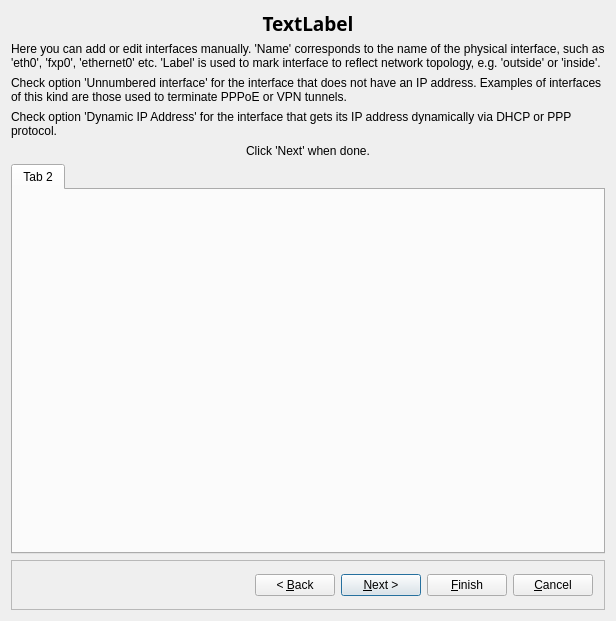
<?xml version="1.0" encoding="UTF-8"?>
<ui version="4.0">
 <class>newHostDialog_q</class>
 <widget class="QDialog" name="newHostDialog_q">
  <property name="windowModality">
   <enum>Qt::WindowModal</enum>
  </property>
  <property name="geometry">
   <rect>
    <x>0</x>
    <y>0</y>
    <width>616</width>
    <height>621</height>
   </rect>
  </property>
  <property name="windowTitle">
   <string>Creating new host object</string>
  </property>
  <property name="windowIcon">
   <iconset resource="MainRes.qrc">
    <normaloff>:/Icons/Host/icon-tree</normaloff>:/Icons/Host/icon-tree</iconset>
  </property>
  <layout class="QGridLayout" name="gridLayout_2">
   <item row="0" column="0">
    <widget class="QLabel" name="titleLabel">
     <property name="sizePolicy">
      <sizepolicy hsizetype="MinimumExpanding" vsizetype="Fixed">
       <horstretch>0</horstretch>
       <verstretch>0</verstretch>
      </sizepolicy>
     </property>
     <property name="minimumSize">
      <size>
       <width>0</width>
       <height>25</height>
      </size>
     </property>
     <property name="font">
      <font>
       <family>Sans Serif</family>
       <pointsize>14</pointsize>
       <weight>75</weight>
       <italic>false</italic>
       <bold>true</bold>
      </font>
     </property>
     <property name="text">
      <string>TextLabel</string>
     </property>
     <property name="alignment">
      <set>Qt::AlignCenter</set>
     </property>
    </widget>
   </item>
   <item row="1" column="0">
    <widget class="QStackedWidget" name="stackedWidget">
     <property name="sizePolicy">
      <sizepolicy hsizetype="Preferred" vsizetype="Preferred">
       <horstretch>0</horstretch>
       <verstretch>0</verstretch>
      </sizepolicy>
     </property>
     <property name="minimumSize">
      <size>
       <width>500</width>
       <height>450</height>
      </size>
     </property>
     <property name="currentIndex">
      <number>2</number>
     </property>
     <widget class="QWidget" name="page0">
      <layout class="QGridLayout" name="gridLayout_4">
       <item row="0" column="0" colspan="2">
        <widget class="QLabel" name="label">
         <property name="text">
          <string>The Host object in Firewall Builder is designed to represent real hosts in the network: workstations, servers, and any other network node with one or several addresses. Host object is useful when it has more than one IP address because then you can just use it in any rule and have Firewall Builder generate firewall configuration to match all of its addresses. If the host object you are going to create has just one IP address, you may want to consider an Address object instead which is simpler. </string>
         </property>
         <property name="wordWrap">
          <bool>true</bool>
         </property>
        </widget>
       </item>
       <item row="1" column="1">
        <spacer name="verticalSpacer_2">
         <property name="orientation">
          <enum>Qt::Vertical</enum>
         </property>
         <property name="sizeType">
          <enum>QSizePolicy::Fixed</enum>
         </property>
         <property name="sizeHint" stdset="0">
          <size>
           <width>20</width>
           <height>40</height>
          </size>
         </property>
        </spacer>
       </item>
       <item row="2" column="0">
        <widget class="QLabel" name="label631">
         <property name="text">
          <string>Name of the new host object:</string>
         </property>
         <property name="alignment">
          <set>Qt::AlignRight|Qt::AlignTrailing|Qt::AlignVCenter</set>
         </property>
         <property name="wordWrap">
          <bool>false</bool>
         </property>
        </widget>
       </item>
       <item row="2" column="1">
        <widget class="QLineEdit" name="obj_name"/>
       </item>
       <item row="3" column="0" colspan="2">
        <widget class="Line" name="line1">
         <property name="sizePolicy">
          <sizepolicy hsizetype="Minimum" vsizetype="Fixed">
           <horstretch>0</horstretch>
           <verstretch>0</verstretch>
          </sizepolicy>
         </property>
         <property name="minimumSize">
          <size>
           <width>0</width>
           <height>20</height>
          </size>
         </property>
         <property name="frameShape">
          <enum>QFrame::HLine</enum>
         </property>
         <property name="frameShadow">
          <enum>QFrame::Sunken</enum>
         </property>
         <property name="orientation">
          <enum>Qt::Horizontal</enum>
         </property>
        </widget>
       </item>
       <item row="4" column="0" colspan="2">
        <widget class="QCheckBox" name="useTemplate">
         <property name="text">
          <string>Use preconfigured template host objects</string>
         </property>
        </widget>
       </item>
       <item row="5" column="0" colspan="2">
        <widget class="QFrame" name="templateFrame">
         <property name="frameShape">
          <enum>QFrame::NoFrame</enum>
         </property>
         <property name="frameShadow">
          <enum>QFrame::Raised</enum>
         </property>
         <layout class="QGridLayout" name="gridLayout">
          <item row="0" column="0">
           <widget class="QLabel" name="templateFilePathLabel">
            <property name="text">
             <string>Using template library file:</string>
            </property>
           </widget>
          </item>
          <item row="1" column="0">
           <widget class="QLineEdit" name="templateFilePath">
            <property name="minimumSize">
             <size>
              <width>400</width>
              <height>0</height>
             </size>
            </property>
           </widget>
          </item>
          <item row="2" column="0">
           <layout class="QHBoxLayout" name="horizontalLayout">
            <item>
             <widget class="QPushButton" name="templateUseCustom">
              <property name="text">
               <string>Select custom template library file</string>
              </property>
             </widget>
            </item>
            <item>
             <widget class="QPushButton" name="templateUseStandard">
              <property name="text">
               <string>Use standard template library</string>
              </property>
             </widget>
            </item>
            <item>
             <spacer name="horizontalSpacer">
              <property name="orientation">
               <enum>Qt::Horizontal</enum>
              </property>
              <property name="sizeHint" stdset="0">
               <size>
                <width>20</width>
                <height>20</height>
               </size>
              </property>
             </spacer>
            </item>
           </layout>
          </item>
         </layout>
        </widget>
       </item>
       <item row="6" column="1">
        <spacer name="verticalSpacer">
         <property name="orientation">
          <enum>Qt::Vertical</enum>
         </property>
         <property name="sizeHint" stdset="0">
          <size>
           <width>20</width>
           <height>269</height>
          </size>
         </property>
        </spacer>
       </item>
      </layout>
     </widget>
     <widget class="QWidget" name="page1">
      <layout class="QGridLayout">
       <property name="margin">
        <number>0</number>
       </property>
       <item row="0" column="0">
        <widget class="QLabel" name="label662">
         <property name="text">
          <string>Next step is to add interfaces to the new host. There are two ways to do it: using SNMP query or manually. Adding them using SNMP query is fast and automatic, but is only possible if the host runs SNMP agent and you know SNMP community string 'read'.</string>
         </property>
         <property name="alignment">
          <set>Qt::AlignLeading|Qt::AlignLeft|Qt::AlignVCenter</set>
         </property>
         <property name="wordWrap">
          <bool>true</bool>
         </property>
        </widget>
       </item>
       <item row="1" column="0">
        <spacer>
         <property name="orientation">
          <enum>Qt::Vertical</enum>
         </property>
         <property name="sizeType">
          <enum>QSizePolicy::Fixed</enum>
         </property>
         <property name="sizeHint" stdset="0">
          <size>
           <width>20</width>
           <height>20</height>
          </size>
         </property>
        </spacer>
       </item>
       <item row="2" column="0">
        <widget class="QGroupBox" name="buttonGroup1">
         <property name="title">
          <string/>
         </property>
         <layout class="QGridLayout">
          <property name="margin">
           <number>0</number>
          </property>
          <item row="0" column="0">
           <widget class="QRadioButton" name="use_manual">
            <property name="text">
             <string>Configure interfaces manually</string>
            </property>
            <property name="checked">
             <bool>true</bool>
            </property>
           </widget>
          </item>
          <item row="1" column="0">
           <widget class="QRadioButton" name="use_snmp">
            <property name="text">
             <string>Use SNMP to discover interfaces of the host</string>
            </property>
           </widget>
          </item>
         </layout>
        </widget>
       </item>
       <item row="3" column="0">
        <layout class="QGridLayout">
         <item row="1" column="4">
          <spacer>
           <property name="orientation">
            <enum>Qt::Horizontal</enum>
           </property>
           <property name="sizeType">
            <enum>QSizePolicy::Expanding</enum>
           </property>
           <property name="sizeHint" stdset="0">
            <size>
             <width>40</width>
             <height>20</height>
            </size>
           </property>
          </spacer>
         </item>
         <item row="1" column="1" colspan="3">
          <widget class="QPushButton" name="snmpQuery">
           <property name="text">
            <string>Discover Interfaces using SNMP</string>
           </property>
          </widget>
         </item>
         <item row="0" column="0" colspan="2">
          <widget class="QLabel" name="label665">
           <property name="text">
            <string>SNMP 'read' community string:</string>
           </property>
           <property name="alignment">
            <set>Qt::AlignCenter</set>
           </property>
           <property name="wordWrap">
            <bool>false</bool>
           </property>
          </widget>
         </item>
         <item row="0" column="3" colspan="2">
          <spacer>
           <property name="orientation">
            <enum>Qt::Horizontal</enum>
           </property>
           <property name="sizeType">
            <enum>QSizePolicy::Expanding</enum>
           </property>
           <property name="sizeHint" stdset="0">
            <size>
             <width>140</width>
             <height>20</height>
            </size>
           </property>
          </spacer>
         </item>
         <item row="1" column="0">
          <spacer>
           <property name="orientation">
            <enum>Qt::Horizontal</enum>
           </property>
           <property name="sizeType">
            <enum>QSizePolicy::Expanding</enum>
           </property>
           <property name="sizeHint" stdset="0">
            <size>
             <width>40</width>
             <height>20</height>
            </size>
           </property>
          </spacer>
         </item>
         <item row="0" column="2">
          <widget class="QLineEdit" name="snmp_community"/>
         </item>
         <item row="2" column="0" colspan="5">
          <widget class="QTextBrowser" name="snmpProgress"/>
         </item>
        </layout>
       </item>
      </layout>
     </widget>
     <widget class="QWidget" name="page2">
      <layout class="QGridLayout">
       <property name="margin">
        <number>0</number>
       </property>
       <item row="0" column="0">
        <widget class="QLabel" name="label632">
         <property name="sizePolicy">
          <sizepolicy hsizetype="Preferred" vsizetype="Fixed">
           <horstretch>0</horstretch>
           <verstretch>0</verstretch>
          </sizepolicy>
         </property>
         <property name="text">
          <string>Here you can add or edit interfaces manually. 'Name' corresponds to the name of the physical interface, such as 'eth0', 'fxp0', 'ethernet0' etc. 'Label' is used to mark interface to reflect network topology, e.g. 'outside' or 'inside'.</string>
         </property>
         <property name="alignment">
          <set>Qt::AlignLeading|Qt::AlignLeft|Qt::AlignVCenter</set>
         </property>
         <property name="wordWrap">
          <bool>true</bool>
         </property>
        </widget>
       </item>
       <item row="1" column="0">
        <widget class="QLabel" name="label660">
         <property name="sizePolicy">
          <sizepolicy hsizetype="Preferred" vsizetype="Fixed">
           <horstretch>0</horstretch>
           <verstretch>0</verstretch>
          </sizepolicy>
         </property>
         <property name="text">
          <string>Check option 'Unnumbered interface' for the interface that does not have an IP address. Examples of interfaces of this kind are those used to terminate PPPoE or VPN tunnels.</string>
         </property>
         <property name="alignment">
          <set>Qt::AlignLeading|Qt::AlignLeft|Qt::AlignVCenter</set>
         </property>
         <property name="wordWrap">
          <bool>true</bool>
         </property>
        </widget>
       </item>
       <item row="2" column="0">
        <widget class="QLabel" name="label661">
         <property name="sizePolicy">
          <sizepolicy hsizetype="Preferred" vsizetype="Fixed">
           <horstretch>0</horstretch>
           <verstretch>0</verstretch>
          </sizepolicy>
         </property>
         <property name="text">
          <string>Check option 'Dynamic IP Address' for the interface that gets its IP address dynamically via DHCP or PPP protocol.</string>
         </property>
         <property name="alignment">
          <set>Qt::AlignLeading|Qt::AlignLeft|Qt::AlignVCenter</set>
         </property>
         <property name="wordWrap">
          <bool>true</bool>
         </property>
        </widget>
       </item>
       <item row="3" column="0">
        <widget class="QLabel" name="label658">
         <property name="text">
          <string>Click 'Next' when done.</string>
         </property>
         <property name="alignment">
          <set>Qt::AlignCenter</set>
         </property>
         <property name="wordWrap">
          <bool>false</bool>
         </property>
        </widget>
       </item>
       <item row="4" column="0">
        <widget class="InterfacesTabWidget" name="interfaceEditor">
         <widget class="QWidget" name="tab_2">
          <attribute name="title">
           <string>Tab 2</string>
          </attribute>
         </widget>
        </widget>
       </item>
      </layout>
     </widget>
     <widget class="QWidget" name="page3">
      <layout class="QGridLayout">
       <property name="margin">
        <number>0</number>
       </property>
       <item row="1" column="1">
        <widget class="QFrame" name="frame5">
         <property name="sizePolicy">
          <sizepolicy hsizetype="Fixed" vsizetype="Fixed">
           <horstretch>0</horstretch>
           <verstretch>0</verstretch>
          </sizepolicy>
         </property>
         <property name="minimumSize">
          <size>
           <width>280</width>
           <height>210</height>
          </size>
         </property>
         <property name="frameShape">
          <enum>QFrame::StyledPanel</enum>
         </property>
         <property name="frameShadow">
          <enum>QFrame::Sunken</enum>
         </property>
         <widget class="Line" name="intfDMZLine">
          <property name="geometry">
           <rect>
            <x>79</x>
            <y>77</y>
            <width>20</width>
            <height>52</height>
           </rect>
          </property>
          <property name="sizePolicy">
           <sizepolicy hsizetype="Minimum" vsizetype="Fixed">
            <horstretch>0</horstretch>
            <verstretch>0</verstretch>
           </sizepolicy>
          </property>
          <property name="minimumSize">
           <size>
            <width>20</width>
            <height>20</height>
           </size>
          </property>
          <property name="frameShape">
           <enum>QFrame::HLine</enum>
          </property>
          <property name="frameShadow">
           <enum>QFrame::Sunken</enum>
          </property>
          <property name="orientation">
           <enum>Qt::Horizontal</enum>
          </property>
         </widget>
         <widget class="Line" name="intfInsideLine">
          <property name="geometry">
           <rect>
            <x>38</x>
            <y>148</y>
            <width>20</width>
            <height>30</height>
           </rect>
          </property>
          <property name="sizePolicy">
           <sizepolicy hsizetype="Fixed" vsizetype="Minimum">
            <horstretch>0</horstretch>
            <verstretch>0</verstretch>
           </sizepolicy>
          </property>
          <property name="minimumSize">
           <size>
            <width>20</width>
            <height>20</height>
           </size>
          </property>
          <property name="frameShape">
           <enum>QFrame::VLine</enum>
          </property>
          <property name="frameShadow">
           <enum>QFrame::Sunken</enum>
          </property>
          <property name="orientation">
           <enum>Qt::Vertical</enum>
          </property>
         </widget>
         <widget class="QTextBrowser" name="intfOutsideText">
          <property name="geometry">
           <rect>
            <x>68</x>
            <y>8</y>
            <width>200</width>
            <height>52</height>
           </rect>
          </property>
          <property name="frameShape">
           <enum>QFrame::Panel</enum>
          </property>
          <property name="frameShadow">
           <enum>QFrame::Raised</enum>
          </property>
         </widget>
         <widget class="QTextBrowser" name="intfDMZText">
          <property name="geometry">
           <rect>
            <x>88</x>
            <y>78</y>
            <width>180</width>
            <height>52</height>
           </rect>
          </property>
          <property name="frameShape">
           <enum>QFrame::Panel</enum>
          </property>
          <property name="frameShadow">
           <enum>QFrame::Raised</enum>
          </property>
         </widget>
         <widget class="QTextBrowser" name="intfInsideText">
          <property name="geometry">
           <rect>
            <x>68</x>
            <y>148</y>
            <width>200</width>
            <height>52</height>
           </rect>
          </property>
          <property name="frameShape">
           <enum>QFrame::Panel</enum>
          </property>
          <property name="frameShadow">
           <enum>QFrame::Raised</enum>
          </property>
         </widget>
         <widget class="QLabel" name="pixmapLabel1">
          <property name="geometry">
           <rect>
            <x>10</x>
            <y>70</y>
            <width>64</width>
            <height>64</height>
           </rect>
          </property>
          <property name="pixmap">
           <pixmap resource="MainRes.qrc">:/Icons/host_64.xpm</pixmap>
          </property>
          <property name="scaledContents">
           <bool>false</bool>
          </property>
          <property name="wordWrap">
           <bool>false</bool>
          </property>
         </widget>
         <widget class="Line" name="intfOutsideLine">
          <property name="geometry">
           <rect>
            <x>38</x>
            <y>28</y>
            <width>20</width>
            <height>30</height>
           </rect>
          </property>
          <property name="sizePolicy">
           <sizepolicy hsizetype="Fixed" vsizetype="Minimum">
            <horstretch>0</horstretch>
            <verstretch>0</verstretch>
           </sizepolicy>
          </property>
          <property name="minimumSize">
           <size>
            <width>20</width>
            <height>20</height>
           </size>
          </property>
          <property name="frameShape">
           <enum>QFrame::VLine</enum>
          </property>
          <property name="frameShadow">
           <enum>QFrame::Sunken</enum>
          </property>
          <property name="orientation">
           <enum>Qt::Vertical</enum>
          </property>
         </widget>
        </widget>
       </item>
       <item row="1" column="0">
        <widget class="QListWidget" name="templateList"/>
       </item>
       <item row="0" column="0" colspan="2">
        <widget class="QLabel" name="textLabel1">
         <property name="text">
          <string>Choose template object in the list and click 'Finish' when ready. Template objects use generic interface names that will be iherited by the firewall object you create. You may need to rename them later to reflect real names of interfaces on your firewall machine.</string>
         </property>
         <property name="alignment">
          <set>Qt::AlignVCenter</set>
         </property>
         <property name="wordWrap">
          <bool>true</bool>
         </property>
        </widget>
       </item>
       <item row="2" column="0" colspan="2">
        <widget class="QTextBrowser" name="templateComment"/>
       </item>
      </layout>
     </widget>
    </widget>
   </item>
   <item row="2" column="0">
    <widget class="QFrame" name="frame">
     <property name="sizePolicy">
      <sizepolicy hsizetype="MinimumExpanding" vsizetype="Fixed">
       <horstretch>1</horstretch>
       <verstretch>0</verstretch>
      </sizepolicy>
     </property>
     <property name="minimumSize">
      <size>
       <width>400</width>
       <height>50</height>
      </size>
     </property>
     <property name="frameShape">
      <enum>QFrame::StyledPanel</enum>
     </property>
     <property name="frameShadow">
      <enum>QFrame::Raised</enum>
     </property>
     <layout class="QGridLayout" name="gridLayout_3">
      <item row="0" column="0">
       <spacer name="spacer">
        <property name="orientation">
         <enum>Qt::Horizontal</enum>
        </property>
        <property name="sizeHint" stdset="0">
         <size>
          <width>193</width>
          <height>19</height>
         </size>
        </property>
       </spacer>
      </item>
      <item row="0" column="1">
       <widget class="QPushButton" name="backButton">
        <property name="text">
         <string>&lt; &amp;Back</string>
        </property>
        <property name="autoDefault">
         <bool>false</bool>
        </property>
       </widget>
      </item>
      <item row="0" column="2">
       <widget class="QPushButton" name="nextButton">
        <property name="text">
         <string>&amp;Next &gt;</string>
        </property>
        <property name="default">
         <bool>true</bool>
        </property>
        <property name="flat">
         <bool>false</bool>
        </property>
       </widget>
      </item>
      <item row="0" column="3">
       <widget class="QPushButton" name="finishButton">
        <property name="text">
         <string>&amp;Finish</string>
        </property>
        <property name="flat">
         <bool>false</bool>
        </property>
       </widget>
      </item>
      <item row="0" column="4">
       <widget class="QPushButton" name="cancelButton">
        <property name="text">
         <string>&amp;Cancel</string>
        </property>
        <property name="autoDefault">
         <bool>false</bool>
        </property>
       </widget>
      </item>
     </layout>
    </widget>
   </item>
  </layout>
 </widget>
 <layoutdefault spacing="6" margin="11"/>
 <customwidgets>
  <customwidget>
   <class>InterfacesTabWidget</class>
   <extends>QTabWidget</extends>
   <header>InterfacesTabWidget.h</header>
   <container>1</container>
  </customwidget>
 </customwidgets>
 <tabstops>
  <tabstop>obj_name</tabstop>
  <tabstop>useTemplate</tabstop>
  <tabstop>use_manual</tabstop>
  <tabstop>snmp_community</tabstop>
  <tabstop>snmpQuery</tabstop>
  <tabstop>snmpProgress</tabstop>
  <tabstop>templateList</tabstop>
  <tabstop>intfOutsideText</tabstop>
  <tabstop>intfDMZText</tabstop>
  <tabstop>intfInsideText</tabstop>
  <tabstop>templateComment</tabstop>
 </tabstops>
 <resources>
  <include location="MainRes.qrc"/>
 </resources>
 <connections>
  <connection>
   <sender>obj_name</sender>
   <signal>textChanged(QString)</signal>
   <receiver>newHostDialog_q</receiver>
   <slot>changed()</slot>
   <hints>
    <hint type="sourcelabel">
     <x>20</x>
     <y>20</y>
    </hint>
    <hint type="destinationlabel">
     <x>20</x>
     <y>20</y>
    </hint>
   </hints>
  </connection>
  <connection>
   <sender>use_manual</sender>
   <signal>toggled(bool)</signal>
   <receiver>newHostDialog_q</receiver>
   <slot>changed()</slot>
   <hints>
    <hint type="sourcelabel">
     <x>20</x>
     <y>20</y>
    </hint>
    <hint type="destinationlabel">
     <x>20</x>
     <y>20</y>
    </hint>
   </hints>
  </connection>
  <connection>
   <sender>use_snmp</sender>
   <signal>toggled(bool)</signal>
   <receiver>newHostDialog_q</receiver>
   <slot>changed()</slot>
   <hints>
    <hint type="sourcelabel">
     <x>20</x>
     <y>20</y>
    </hint>
    <hint type="destinationlabel">
     <x>20</x>
     <y>20</y>
    </hint>
   </hints>
  </connection>
  <connection>
   <sender>snmpQuery</sender>
   <signal>clicked()</signal>
   <receiver>newHostDialog_q</receiver>
   <slot>getInterfacesViaSNMP()</slot>
   <hints>
    <hint type="sourcelabel">
     <x>20</x>
     <y>20</y>
    </hint>
    <hint type="destinationlabel">
     <x>20</x>
     <y>20</y>
    </hint>
   </hints>
  </connection>
  <connection>
   <sender>templateList</sender>
   <signal>currentItemChanged(QListWidgetItem*,QListWidgetItem*)</signal>
   <receiver>newHostDialog_q</receiver>
   <slot>templateSelected(QListWidgetItem*)</slot>
   <hints>
    <hint type="sourcelabel">
     <x>20</x>
     <y>20</y>
    </hint>
    <hint type="destinationlabel">
     <x>20</x>
     <y>20</y>
    </hint>
   </hints>
  </connection>
 </connections>
</ui>
